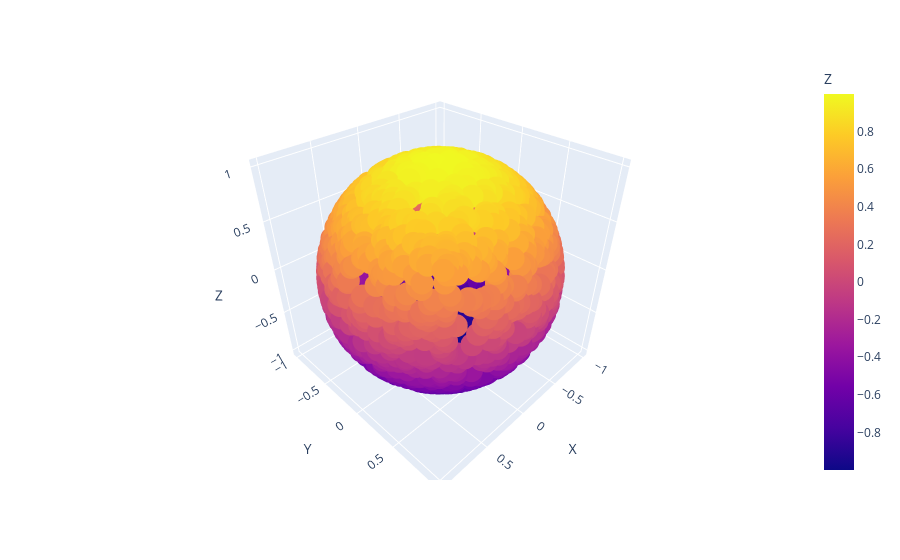

The cell this chart's notebook holds for it:
### Code cell
import plotly.express as px

fig = px.scatter_3d(debug_data_1.iloc[start:end], x='X', y='Y', z='Z', color='Z')
fig.show()

### Figure 1 — Plotly figure (JSON) as saved in the notebook; plotly's stock layout.template omitted (floating-point values rounded to 4 significant figures; data arrays with more than 128 entries replaced by an {"elided": "..."} marker saying what was removed)
{"data": [{"hovertemplate": "X=%{x}<br>Y=%{y}<br>Z=%{marker.color}<extra></extra>", "legendgroup": "", "marker": {"color": {"elided": "2047 float values"}, "coloraxis": "coloraxis", "symbol": "circle"}, "mode": "markers", "name": "", "scene": "scene", "showlegend": false, "type": "scatter3d", "x": {"elided": "2047 float values"}, "y": {"elided": "2047 float values"}, "z": {"elided": "2047 float values"}}], "layout": {"coloraxis": {"colorbar": {"title": {"text": "Z"}}, "colorscale": [[0, "#0d0887"], [0.1111, "#46039f"], [0.2222, "#7201a8"], [0.3333, "#9c179e"], [0.4444, "#bd3786"], [0.5556, "#d8576b"], [0.6667, "#ed7953"], [0.7778, "#fb9f3a"], [0.8889, "#fdca26"], [1, "#f0f921"]]}, "legend": {"tracegroupgap": 0}, "margin": {"t": 60}, "scene": {"domain": {"x": [0, 1], "y": [0, 1]}, "xaxis": {"title": {"text": "X"}}, "yaxis": {"title": {"text": "Y"}}, "zaxis": {"title": {"text": "Z"}}}}}
